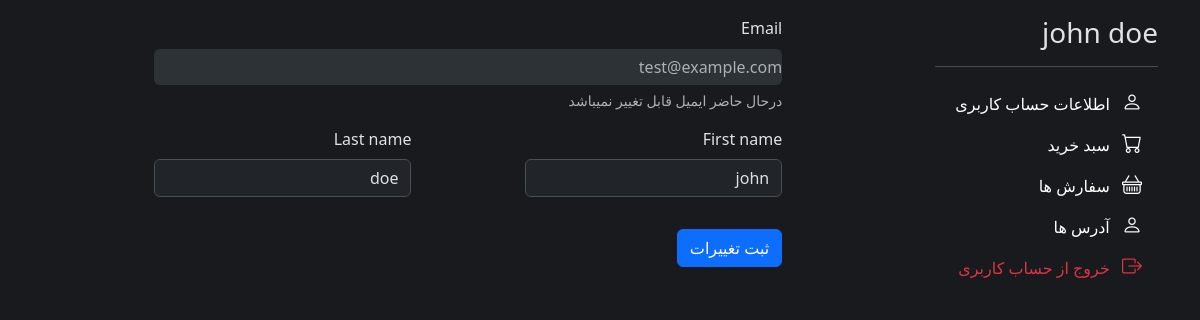
The app's page /accounts/personal-info/ (signed in) with its own data.
### accounts/models.py (models this page shows, shortened)
class User(AbstractBaseUser, PermissionsMixin):
    email = models.EmailField(unique=True)
    first_name = models.CharField(max_length=255)
    last_name = models.CharField(max_length=255)
    is_email_verified = models.BooleanField(default=False)
    is_active = models.BooleanField(default=True)
    is_staff = models.BooleanField(default=False)
    date_joined = models.DateTimeField(default=timezone.now)
    USERNAME_FIELD = 'email'
    REQUIRED_FIELDS = ('first_name', 'last_name')
    objects = UserManager()
    @property
    def full_name(self):
        return f'{self.first_name} {self.last_name}'

### accounts/views.py (the view, shortened to what this page needs)
# urls.py: path('personal-info/', views.PersonalInfoView.as_view(), name='personal-info'),
class PersonalInfoView(View):
    template_name = 'accounts/profile/personal-info.html'
    form_class = PersonalInfoForm
    def get(self, request, *args, **kwargs):
        form = self.form_class(instance=request.user)
        return render(request, self.template_name, {'form': form})

### accounts/forms.py (shortened to what this page needs)
class PersonalInfoForm(forms.ModelForm):
    email = forms.EmailField(required=False)
    class Meta:
        fields = ('email', 'first_name', 'last_name')
        model = User
    def __init__(self, *args, **kwargs):
        super().__init__(*args, **kwargs)
        self.helper = FormHelper()
        self.fields['email'].help_text = 'درحال حاضر ایمیل قابل تغییر نمیباشد'
        self.fields['email'].widget.attrs.update(
            {'readonly': True, 'disabled': True})
        self.fields['email'].widget.attrs['class'] = 'form-control-plaintext opacity-75'
        self.helper.add_input(Submit('submit', 'ثبت تغییرات', css_class='mt-3'))
        self.helper.layout = Layout(
            Field('email'),
            Div(Field('first_name', 'last_name'), css_class='d-flex justify-content-between')
        )

### accounts/templates/accounts/profile/personal-info.html
{% extends 'user-layout.html' %}
{% load crispy_forms_tags %}
{% block content %}
    <form action="" method="POST" class="w-75 mx-auto">
        {% crispy form %}
    </form>
{% endblock %}

### templates/includes/user-profile-sidebar.html (shortened to what this page needs)
<aside class="me-5" style="width: 20%;">
    <h3>{{ request.user.full_name }}</h3>
    <hr>
    <ul class="nav nav-pills flex-column mb-auto">
      <li class="nav-item">
        <a href="{% url 'accounts:personal-info' %}" class="nav-link text-white">
        <i class="bi bi-person h5 me-2"></i>
          اطلاعات حساب کاربری
        </a>
      </li>
        <a href="{% url 'accounts:shopping-cart' %}" class="nav-link text-white">
        <i class="bi bi-cart h5 me-2"></i>
          سبد خرید
        </a>
        <a href="{% url 'accounts:orders' %}" class="nav-link text-white">
        <i class="bi bi-basket h5 me-2"></i>
          سفارش ها
        </a>
      <li class="nav-item">
        <a href="#" class="nav-link text-white">
        <i class="bi bi-person h5 me-2"></i>
          آدرس ها
        </a>
      </li>
      <li class="nav-item">
        <a href="#" class="nav-link text-danger">
        <i class="bi bi-box-arrow-right h5 me-2"></i>
          خروج از حساب کاربری
        </a>
      </li>
    </ul>
</aside>

### static/css/style.css (style rules this page uses)
* { direction: rtl!important; }
a { text-decoration: none!important; color: unset!important; }
body { background-color: #181a1d!important; }
li { list-style: none!important; }

### records on screen
User: user.full_name "john doe", email "test@example.com", first_name "john", last_name "doe"
